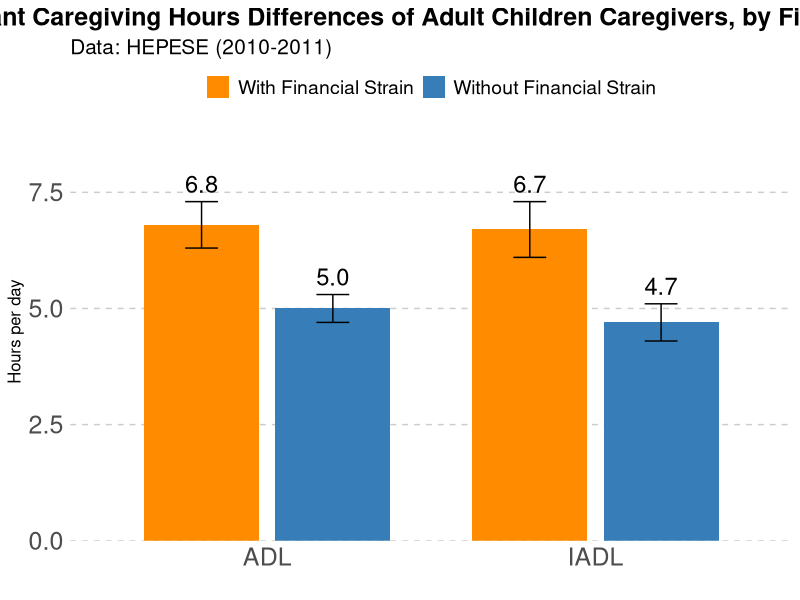
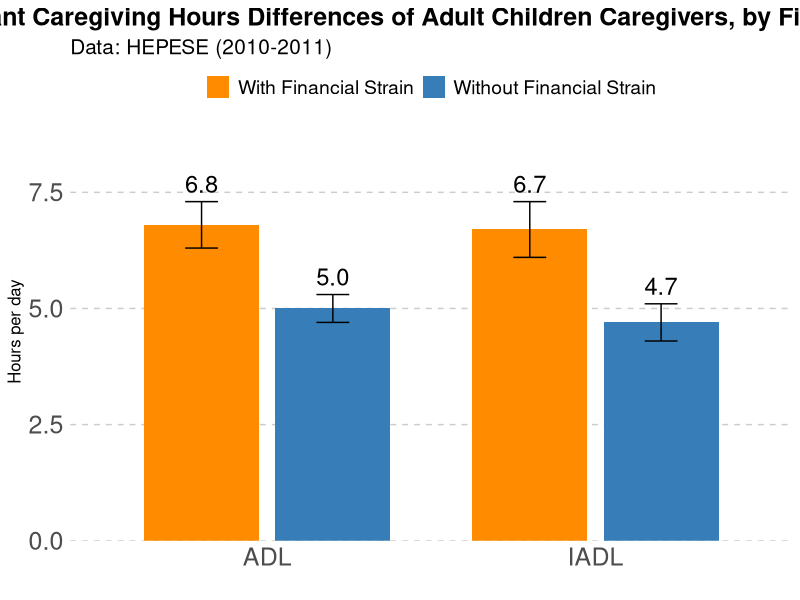

Source code (R) for these figures, in order:
library(ggplot2)
library(dplyr)

# Create hours data
hours_data <- data.frame(
  Category = c("ADL", "IADL"),
  With_Financial_Strain = c(6.8, 6.7),
  Without_Financial_Strain = c(5.0, 4.7),
  With_SE = c(0.5, 0.6),
  Without_SE = c(0.3, 0.4)
)

# Convert to long format for easier plotting with standard legend
hours_data_long <- hours_data %>%
  tidyr::pivot_longer(
    cols = c(With_Financial_Strain, Without_Financial_Strain),
    names_to = "Strain_Status",
    values_to = "Hours"
  ) %>%
  mutate(
    SE = ifelse(Strain_Status == "With_Financial_Strain", 
                hours_data$With_SE[match(Category, hours_data$Category)],
                hours_data$Without_SE[match(Category, hours_data$Category)]),
    # Calculate the position for labels at the end of error bars
    Label_Position = Hours + SE
  )

# Create hours plot with proper legend
hours_plot <- ggplot(hours_data_long, aes(x = Category, y = Hours, fill = Strain_Status)) +
  # Add bars
  geom_bar(stat = "identity", position = position_dodge(width = 0.8), width = 0.7) +
  # Add error bars
  geom_errorbar(aes(ymin = Hours - SE, ymax = Hours + SE),
                position = position_dodge(width = 0.8),
                width = 0.2) +
  # Add text labels at the end of error bars
  geom_text(aes(y = Label_Position, label = sprintf("%.1f", Hours)),
            position = position_dodge(width = 0.8),
            vjust = -0.5, size = 6) +
  # Set up scales and formatting
  scale_y_continuous(expand = c(0, 0), limits = c(0, 9)) +  # Increased limit to make room for labels
  scale_fill_manual(
    values = c("With_Financial_Strain" = "#FF8C00", "Without_Financial_Strain" = "#377EB8"),
    labels = c("With Financial Strain", "Without Financial Strain")
  ) +
  labs(title = "Significant Caregiving Hours Differences of Adult Children Caregivers, by Financial Strain", 
       subtitle = "Data: HEPESE (2010-2011)",
       x = "", 
       y = "Hours per day",
       fill = "") +
  theme_minimal() +
  theme(
    plot.title = element_text(size = 18, face = "bold", hjust = 0.5),
    plot.subtitle = element_text(size = 15, hjust = 0),
    axis.text = element_text(size = 18),
    axis.title = element_text(size = 12),
    panel.grid.minor = element_blank(),
    panel.grid.major.x = element_blank(),
    panel.grid.major.y = element_line(linetype = "dashed", color = "gray80"),
    legend.position = "top",
    legend.justification = "center",
    legend.box.just = "center",
    legend.margin = margin(6, 0, 6, 0),
    legend.title = element_blank(),
    legend.text = element_text(size = 14)
  )

print(hours_plot)


# Save the plot
ggsave(
  "bivariate_hours_diff.png",  # File name
  plot = hours_plot,                                # Your plot object
  width = 12,                              # Width in inches
  height = 7,                              # Height in inches
  dpi = 300,                               # Resolution (300 dpi is print quality)
  bg = "white"                             # White background
)


